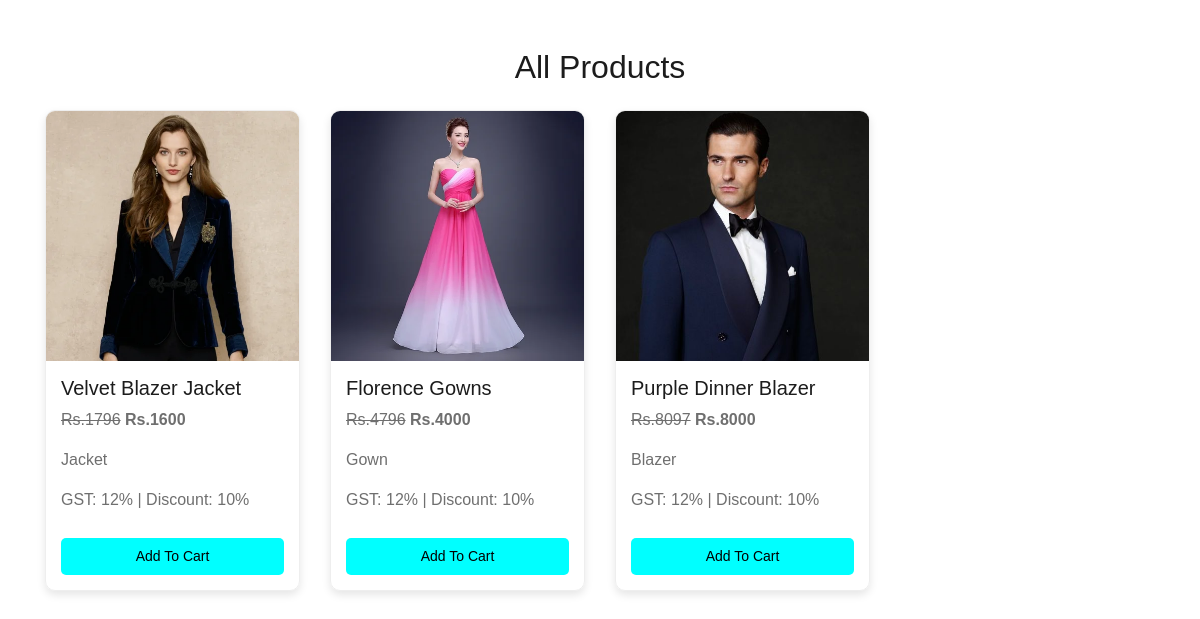
Screenshot of /Lux1/product/ with the database file from the repository.
### E_Luxuria/models.py (models this page shows)
class Product(models.Model):
    productname=models.CharField(max_length=100)
    product_img=models.ImageField(upload_to="product/")
    product_price=models.IntegerField()
    product_oprice=models.IntegerField()
    product_quantity=models.IntegerField()
    product_dprice=models.IntegerField()
    product_description=models.TextField()
    product_gst=models.IntegerField()
    status=models.IntegerField(default=1)
    added_on=models.DateField(auto_now=True)

### E_Luxuria/views.py (the view)
# urls.py: path('product/',views.product,name='product'),
def product(request):
    product=Product.objects.filter(status=1)
    data={'product':product}
    return render(request,'product.html',data)

### E_Luxuria/templates/product.html (shortened to what this page needs)
<!DOCTYPE html>
{% load static %}
<html lang="en">
<head>
    <link href="https://cdnjs.cloudflare.com/ajax/libs/font-awesome/5.10.0/css/all.min.css" rel="stylesheet">
    <link href="{% static 'css/style.css' %}" rel="stylesheet">
</head>
<body>
    <div class="container py-5">
        <h2 class="text-center mb-4">All Products</h2>
        <div class="row">
            {% for i in product %}
            <div class="col-lg-3 col-md-4 col-sm-6 mb-4">
                <div class="product-card">
                    <img src="/media/{{ i.product_img }}" alt="{{ i.productname }}">
                    <div class="card-body">
                        <h5>{{ i.productname }}</h5>
                        <p><s>Rs.{{ i.product_price }}</s> <strong>Rs.{{ i.product_oprice }}</strong></p>
                        <p>{{ i.product_description }}</p>
                        <p>GST: {{ i.product_gst }}% | Discount: {{ i.product_dprice }}%</p>
                        <form method="POST" action="{% url 'cart' %}">
                            <button type="submit" class="btn-cart">Add To Cart</button>
                        </form>
                    </div>
                </div>
            </div>
            {% endfor %}
        </div>
    </div>
</body>
</html>

### E_Luxuria/templates/product.html (style rules this page uses)
.product-card { border: 1px solid #eee; border-radius: 10px; overflow: hidden; box-shadow: 0 4px 8px rgba(0,0,0,0.1); }
.product-card img { width: 100%; height: 250px; object-fit: cover; }
.product-card .card-body { padding: 15px; }
.btn-cart { background-color: aqua; border: none; padding: 8px 15px; border-radius: 5px; cursor: pointer; font-size: 14px; width: 100%; margin-top: 10px; }

### rows the page displays
Product: product_img (picture), productname "Velvet Blazer Jacket", product_price "1796", product_oprice "1600", product_description "Jacket", product_gst "12", product_dprice "10"
Product: product_img (picture), productname "Florence Gowns", product_price "4796", product_oprice "4000", product_description "Gown", product_gst "12", product_dprice "10"
Product: product_img (picture), productname "Purple Dinner Blazer", product_price "8097", product_oprice "8000", product_description "Blazer", product_gst "12", product_dprice "10"
